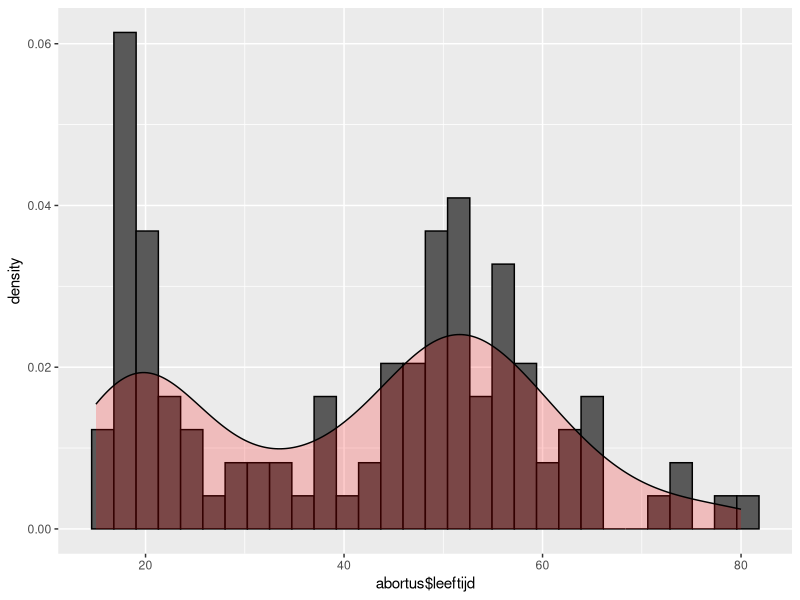
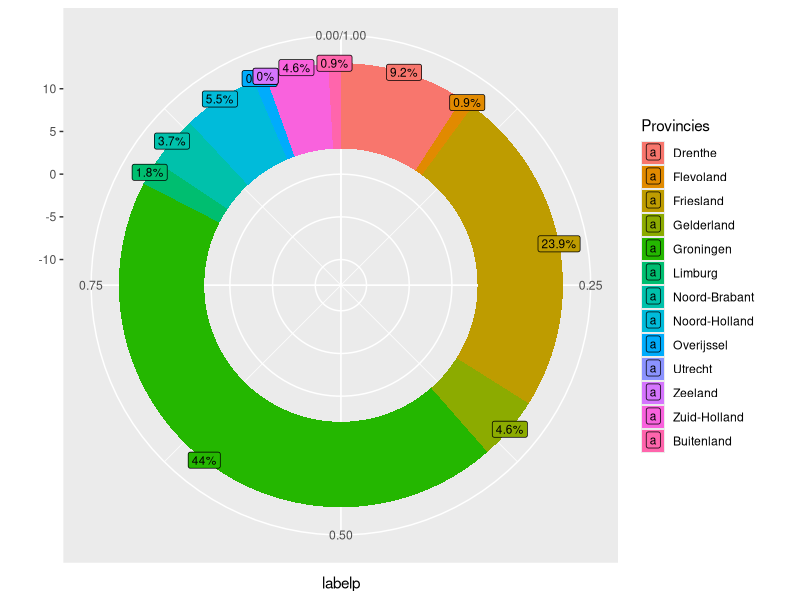
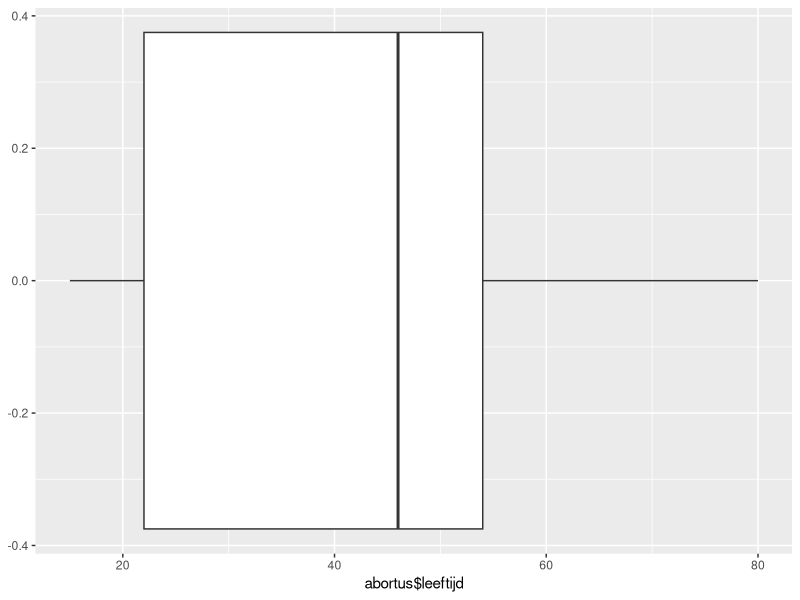
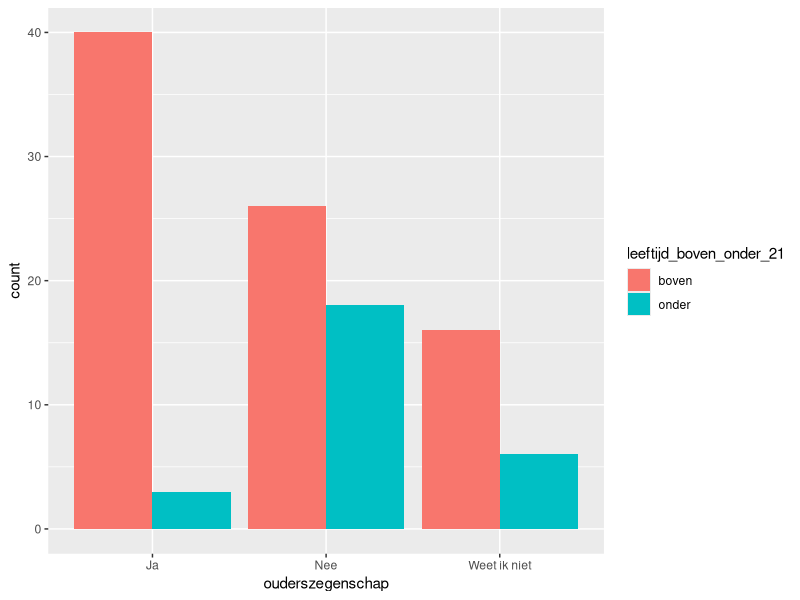
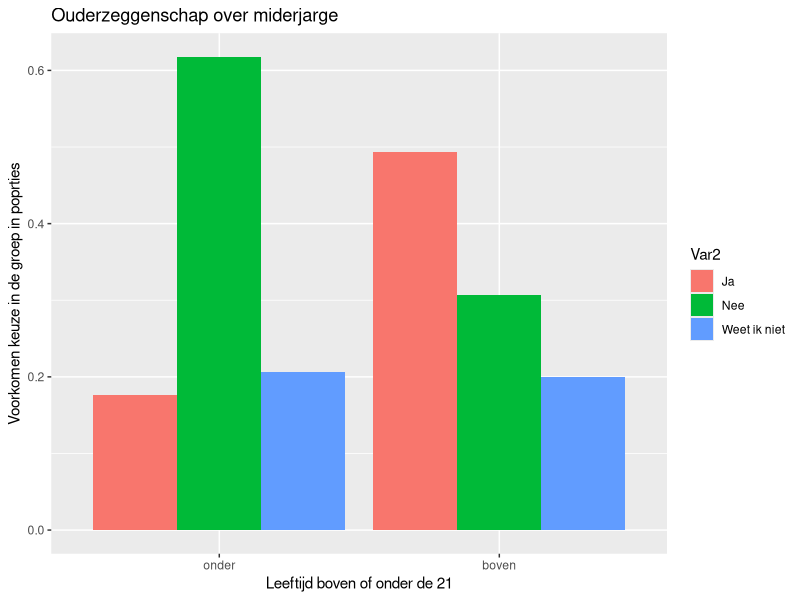

Reproduce these figures in R, in order.
## ---- chunk 1
library(tidyverse)
library(dplyr)
## ---- chunk 2

abortus <- read.csv("abortus_dataset.csv",
                    na.strings = "NA")
#table(abortus$Vindt.u.dat.iemand.zelf.moet.kunnen.kiezen.of.die.een.abortus.wil., useNA = "always")



# voor de vraag: Vindt u dat iemand zelf moet kunnen kiezen of die een abortus wil?
abortus$eigen_keuze_abortus <- factor(x = abortus$Vindt.u.dat.iemand.zelf.moet.kunnen.kiezen.of.die.een.abortus.wil.,  
                           levels = c("Ja", "Nee"),
                           labels = c("Wel abortus toestaan", "Geen abortus toestaan"))

# Voor de vraag: Wat is uw religieuze overtuiging?
abortus$geloof <- factor(x = abortus$Wat.is.uw.religieuze.overtuiging.., 
                           levels = c("Christendom", "Islam", "Hindoeïsme", "Boeddhisme", "Niet gelovig", "Anders"),
                           labels = c("Christendom", "Islam", "Hindoeïsme", "Boeddhisme", "Niet gelovig", "Anders"))


abortus$geslacht <- factor(x = abortus$Wat.is.uw.geslacht..,
                           levels = c("Man", "Vrouw", "Wil ik liever niet melden"),
                           labels = c("Man", "Vrouw", "Wil ik liever niet melden"))
# Voor de vraag: Wat is uw religieuze overtuiging?

abortus$afkomst <- factor(x = abortus$In.welke.provincie.heeft.u.het.grootste.deel.van.uw.jeugd.doorgebracht., 
                           levels = c("Drenthe", "Flevoland", "Friesland", "Gelderland", "Groningen", "Limburg", "Noord-Brabant", "Noord-Holland", "Overijssel", "Utrecht", "Zeeland", "Zuid-Holland", "Ik ben niet in Nederland opgegroeid"),
                           labels = c("Drenthe", "Flevoland", "Friesland", "Gelderland", "Groningen", "Limburg", "Noord-Brabant", "Noord-Holland", "Overijssel", "Utrecht", "Zeeland", "Zuid-Holland", "Buitenland"))


abortus <- abortus %>%
    rename(
        leeftijd = Wat.is.uw.leeftijd. , 
        ouderszegenschap = Vindt.u.dat.de.ouders.zeggenschap.moeten.hebben.over.of.hun.minderjarige.kind.wel.of.niet.voor.abortus.mag.kiezen... ,
        Kindskeuze = Vindt.u.dat.een.minderjarig.kind.de.keuze.moet.hebben.om.voor.een.abortus.te.kiezen.....
    )
abortus.test <- data.frame(abortus$geloof)
head(abortus)

## ---- chunk 3

summary(abortus$leeftijd)


## ---- chunk 4

leeftijd <- data.frame(abortus$leeftijd)

ggplot(leeftijd, aes(x=abortus$leeftijd)) + geom_histogram(aes(y =after_stat(density)), color = "black")+geom_density(alpha = .2, fill= "red")
## ---- chunk 5
shapiro.test(abortus$leeftijd)

## ---- chunk 6

# Create Data
x <- table(abortus$afkomst)

city_count <- data.frame(x)

# Compute percentages
city_count$fraction = city_count$Freq / sum(city_count$Freq)
city_count$percentage = round(city_count$fraction *100, digits =1)
city_count$ymax = cumsum(city_count$fraction)
city_count$ymin = c(0, head(city_count$ymax, n=-1))
city_count$labelp = (city_count$ymax+city_count$ymin)/2
city_count$label = (paste0(city_count$percentage, "%"))
renamed_city_count <- city_count %>%
    rename(
        Provincies = Var1
    )

# Make the plot
ggplot(renamed_city_count, aes(ymax=ymax, ymin=ymin, xmax=13, xmin=3, fill=Provincies)) +
     geom_rect() +
     geom_label( x = 13, aes(y=labelp, label= label), size=3)+
     
     coord_polar(theta="y") + 
     xlim(c(-13, 13)) 
## ---- chunk 7
ggplot(leeftijd, aes(x = abortus$leeftijd)) + geom_boxplot()
## ---- chunk 8

abortus %>%
    select(leeftijd, ouderszegenschap) %>%
    mutate(leeftijd_boven_onder_21 = ifelse(leeftijd > 21, "boven", "onder")) %>%
    ggplot(mapping = aes(x = ouderszegenschap, fill = leeftijd_boven_onder_21)) +
    geom_bar(position = "dodge")


## ---- chunk 9
#hier maak ik een splitsing van de leeftijden boven en onder 
Spiltsing_leeftijd <-abortus %>%
    select(leeftijd, ouderszegenschap, geslacht) %>%
    mutate(leeftijd_boven_onder_24 = ifelse(leeftijd > 25, "boven", "onder"))
#Hier maak ik een tabel van de leeftijd boven de 25 
table_Boven_25 <- prop.table(table(Spiltsing_leeftijd$leeftijd_boven_onder_24[Spiltsing_leeftijd$leeftijd_boven_onder_24 == "boven"], Spiltsing_leeftijd$ouderszegenschap[Spiltsing_leeftijd$leeftijd_boven_onder_24 == "boven"]))
#Hier maak ik een tabel voor de leeftijd tot en met de leeftijd van 25
table_Onder_25<- prop.table(table(Spiltsing_leeftijd$leeftijd_boven_onder_24[Spiltsing_leeftijd$leeftijd_boven_onder_24 == "onder"], Spiltsing_leeftijd$ouderszegenschap[Spiltsing_leeftijd$leeftijd_boven_onder_24 == "onder"]))
#hier worden de twee tabellen samengevoegd
table_onder_boven_samen <- rbind(table_Onder_25,table_Boven_25)
#hier wordt de grafiek gemaakt van de twee de laaste tabel 
as.data.frame.table(table_onder_boven_samen) %>%
    ggplot(aes(x = Var1,y = Freq,  fill = Var2)) +
    geom_col(position = "dodge")+
    guides(color = guide_legend(title = "Wat is de mening")) +
    labs(title = "Ouderzeggenschap over miderjarge", 
         y = "Voorkomen keuze in de groep in poprties", 
         x = "Leeftijd boven of onder de 21")
Spiltsing_leeftijd

## ---- chunk 10

# 1 voor de mensen de voorstander zijn, 0 als 
#ze tegen zijn.

# Chi-square test:
chi_abortus_minderjarig_keuze_onder <- chisq.test(table_Onder_25,  correct = T)
chi_abortus_minderjarig_keuze_onder

## ---- chunk 11

chi_abortus_minderjarig_keuze_boven <- chisq.test(table_Boven_25, correct = T)
chi_abortus_minderjarig_keuze_boven

## ---- chunk 12
#hier wordt een table gemaakt van het percentages van de antwoorden op het geheel
Boven_onder_Ouderzegschap <-table(Spiltsing_leeftijd$leeftijd_boven_onder_24, Spiltsing_leeftijd$ouderszegenschap)
(chi_leeftijd_Ouderzegschap <-chisq.test(Boven_onder_Ouderzegschap))

## ---- chunk 13
tabel_ofen <- table(abortus$geslacht, abortus$eigen_keuze_abortus)

chisq.test(tabel_ofen)

## ---- chunk 14
abortus_aangpast <- abortus %>%
    mutate(leeftijd_boven_onder_24 = ifelse(leeftijd > 25, "boven", "onder"))

Boven_onder_kidskeuze <-table(abortus_aangpast$leeftijd_boven_onder_24, abortus_aangpast$Kindskeuze)
chi_leeftijd_kids_keuze <-chisq.test(Boven_onder_kidskeuze)
## ---- chunk 15
Boven_onder_Wel_geen <-table(abortus_aangpast$leeftijd_boven_onder_24, abortus_aangpast$Vindt.u.dat.iemand.zelf.moet.kunnen.kiezen.of.die.een.abortus.wil.)
 chi_leeftijd_eigen_keuze <-chisq.test(Boven_onder_Wel_geen)

## ---- chunk 16
Boven_onder_Vader<-table(abortus_aangpast$leeftijd_boven_onder_24, abortus_aangpast$Moet.de.biologische.vader.zeggenschap.hebben.over.de.beslissing.voor.een.abortus.)
chi_leeftijd_vader_keuze <-chisq.test(Boven_onder_Vader)
